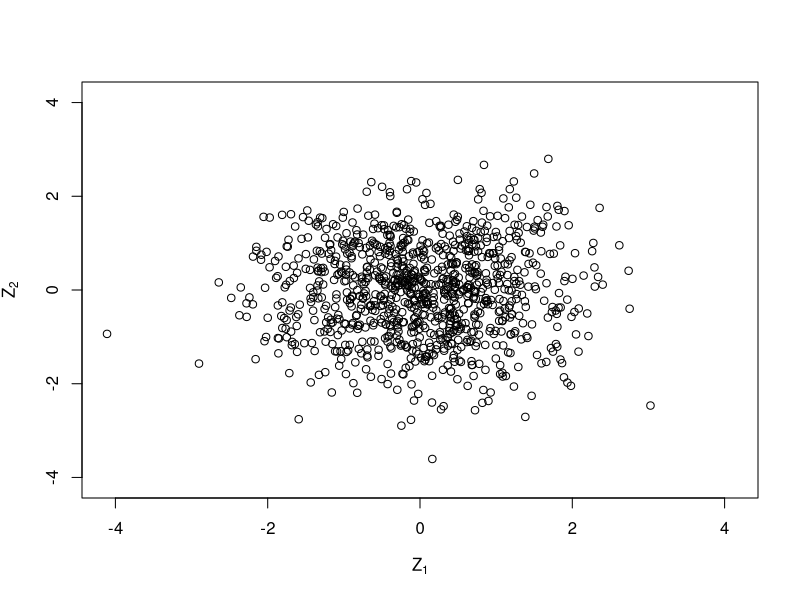
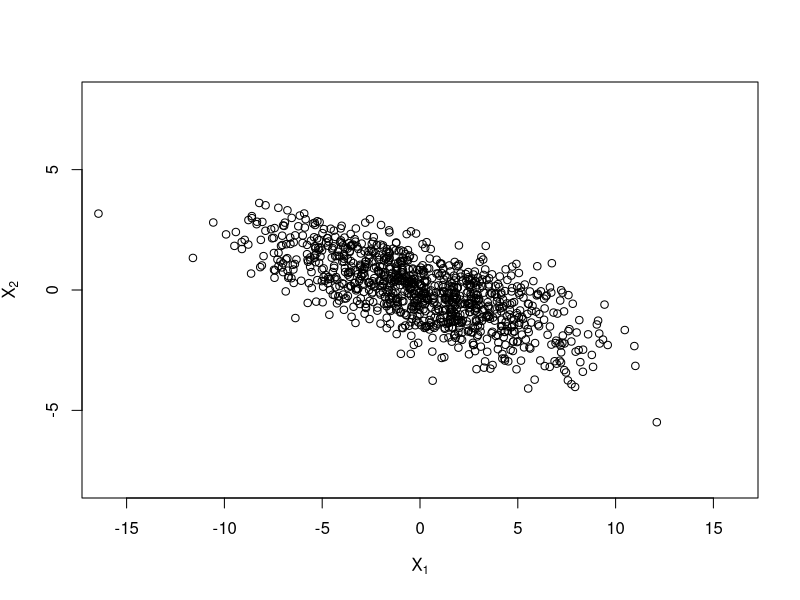
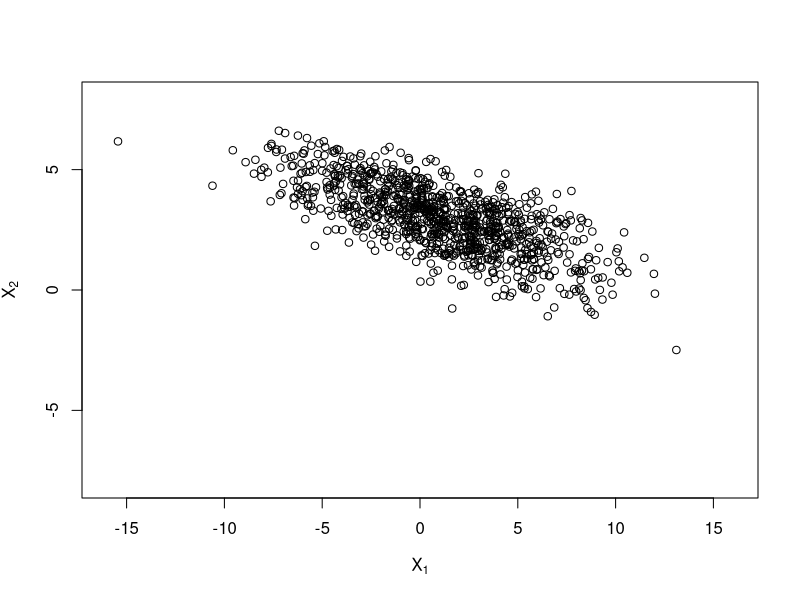
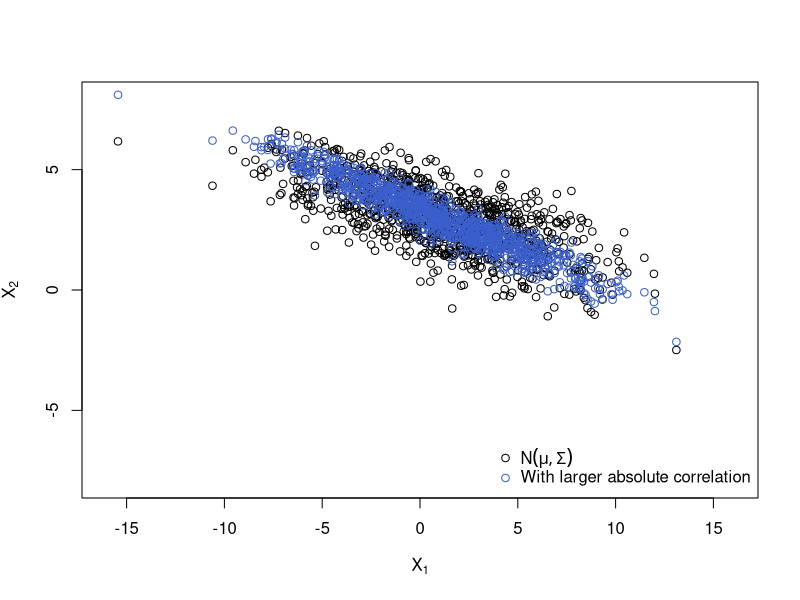
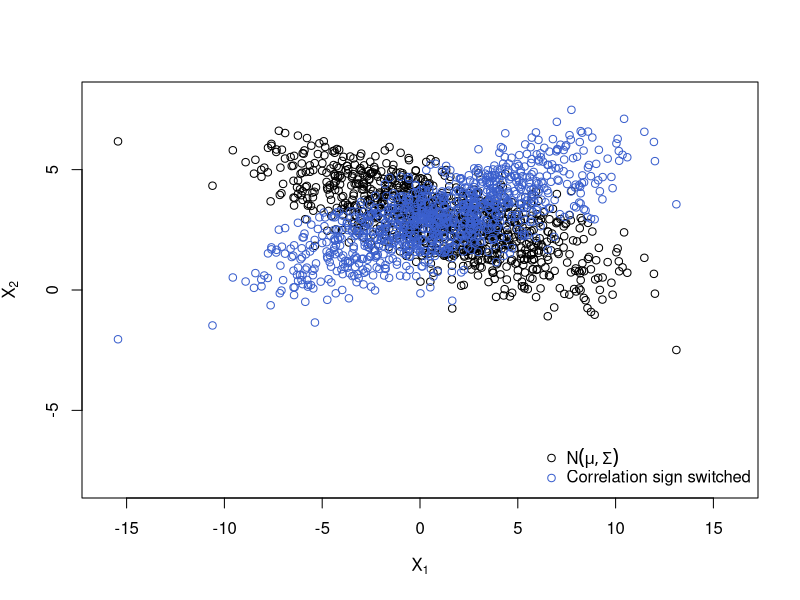
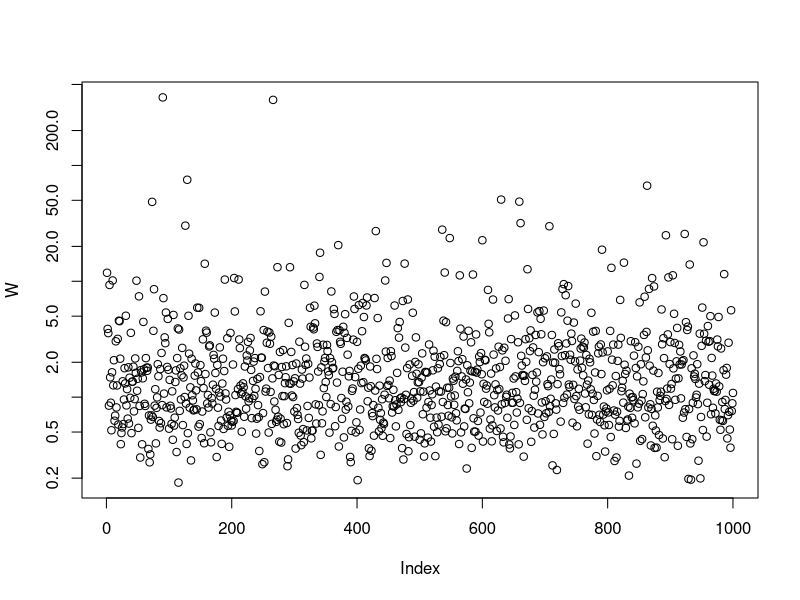
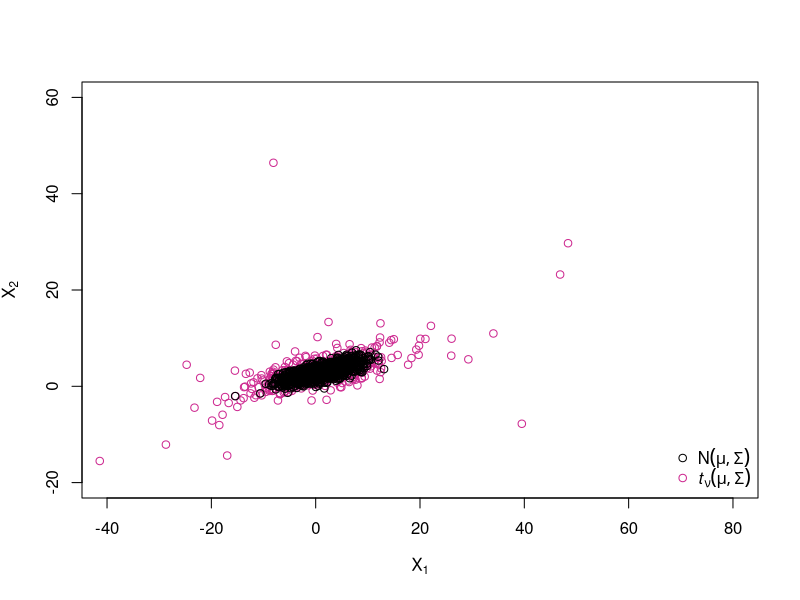
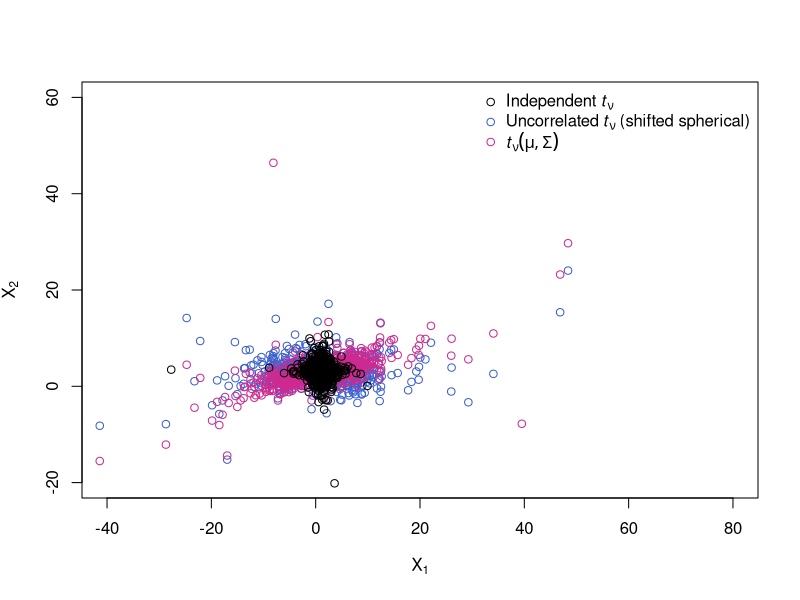

R code for these plots, in order:
## By Marius Hofert

## Understanding the construction of multivariate normal distributions,
## normal variance mixtures, elliptical distributions etc.
## Note: This is for educational purposes only; for several of the tasks
##       presented below, functions already exist in R packages.


### 1 Basic 'ingredients' ######################################################

## Building a covariance/correlation matrix

## Covariance matrix
L <- matrix(c( 4, 0,
              -1, 1), ncol = 2, byrow = TRUE) # Cholesky factor of the ...
(Sigma <- L %*% t(L)) # ... symmetric, positive definite (covariance) matrix Sigma

## Corresponding correlation matrix
P. <- outer(1:2, 1:2, Vectorize(function(r, c)
            Sigma[r,c]/(sqrt(Sigma[r,r])*sqrt(Sigma[c,c])))) # construct the corresponding correlation matrix
(P  <- cov2cor(Sigma)) # a more elegant solution, see the source of cov2cor()
stopifnot(all.equal(P., P))
## Another option would be as.matrix(Matrix::nearPD(Sigma, corr = TRUE, maxit = 1000)$mat)
## which works differently, though (by finding a correlation matrix close to the
## given matrix in the Frobenius norm) and thus gives a different answer.


## Decomposing a covariance/correlation matrix

## We frequently need to decompose a covariance matrix Sigma (or correlation
## matrix P) as Sigma = AA^T. To this end there are several possibilities.

## The Cholesky decomposition
A <- t(chol(Sigma)) # the Cholesky factor (lower triangular with real entries > 0)
stopifnot(all.equal(A, L), all.equal(A %*% t(A) , Sigma))

## Another decomposition of Sigma as A %*% t(A)
if(FALSE) {
    ## The eigendecomposition (or spectral decomposition)
    eig <- eigen(Sigma) # eigenvalues and eigenvectors
    V <- eig$vectors # matrix of eigenvectors
    Lambda <- diag(eig$values)
    stopifnot(all.equal(Sigma, V %*% Lambda %*% t(V))) # for real, symmetric matrices
    A. <- V %*% sqrt(Lambda) %*% t(V)
    Sigma. <- A. %*% t(A.)
    stopifnot(all.equal(Sigma, Sigma.))
    ## However, not that A and A. are different (A. is not a lower triangular matrix!)
    A-A.
}


### 2 Sampling from the multivariate normal distribution #######################

## Sampling Z (iid N(0,1))
n <- 1000 # sample size
d <- 2 # dimension
set.seed(271) # set a seed (for reproducibility)
Z <- matrix(rnorm(n*d), ncol = d) # sample iid N(0,1) random variates
mabs <- max(abs(Z))
lim <- c(-mabs, mabs)
plot(Z, xlim = lim, ylim = lim,
     xlab = expression(Z[1]), ylab = expression(Z[2]))

## Change the covariance matrix from identity to Sigma
X. <- t(A %*% t(Z)) # ~ N_d(0, Sigma)
xlim <- c(-16, 16)
ylim <- c(-8, 8)
plot(X., xlim = xlim, ylim = ylim,
     xlab = expression(X[1]), ylab = expression(X[2]))

## Use a shift to get X ~ N_d(mu, Sigma)
mu <- c(1, 3)
X.norm <- rep(mu, each = n) + X.
plot(X.norm, xlim = xlim, ylim = ylim,
     xlab = expression(X[1]), ylab = expression(X[2]))
## Think about why the rep() and why the t()'s above!
## See also Hofert (2013, "On Sampling from the Multivariate t Distribution")

## Plot (even smaller correlation (larger absolute correlation))
P. <- matrix(c(   1, -0.95,
               -0.95, 1), ncol = d, byrow = TRUE)
Sigma. <- outer(1:d, 1:d, Vectorize(function(r, c)
                P.[r,c] * (sqrt(Sigma[r,r])*sqrt(Sigma[c,c])))) # construct the corresponding Sigma
## Alternatively, change the off-diagonal entry of Sigma while making sure that
## |Sigma.[1,2]| <= sqrt(Sigma.[1,1]) * sqrt(Sigma.[2,2])
A. <- t(chol(Sigma.)) # new Cholesky factor
X.norm. <- rep(mu, each = n) + t(A. %*% t(Z)) # generate the sample
plot(rbind(X.norm, X.norm.), xlim = xlim, ylim = ylim,
     xlab = expression(X[1]), ylab = expression(X[2]),
     col = rep(c("black", "royalblue3"), each = n))
legend("bottomright", bty = "n", pch = c(1,1), col = c("black", "royalblue3"),
       legend = c(expression(N(mu,Sigma)),
                  expression("With larger absolute correlation")))

## Plot (switch sign of correlation)
Sigma. <- Sigma * matrix(c( 1, -1,
                           -1,  1), ncol = d, byrow = TRUE)
A. <- t(chol(Sigma.))
X.norm. <- rep(mu, each = n) + t(A. %*% t(Z))
plot(rbind(X.norm, X.norm.), xlim = xlim, ylim = ylim,
     xlab = expression(X[1]), ylab = expression(X[2]),
     col = rep(c("black", "royalblue3"), each = n))
legend("bottomright", bty = "n", pch = c(1,1), col = c("black", "royalblue3"),
       legend = c(expression(N(mu,Sigma)),
                  expression("Correlation sign switched")))

## Note: This has all been done based on the same Z (and we use the same below)!


### 3 Sampling from the multiv. t distribution (and other normal variance mixtures)

## We use the sample with positive correlation as starting point
X.norm <- X.norm.
A <- A.
Sigma <- A %*% t(A)


### 3.1 A sample from a multivariate t_nu distribution #########################

nu <- 3 # degrees of freedom
set.seed(314)
W <- 1/rgamma(n, shape = nu/2, rate = nu/2) # mixture variable for a multiv. t_nu distribution
plot(W, log = "y")
X.t <- rep(mu, each = n) + sqrt(W) * t(A %*% t(Z))
xlim <- c(-40, 80)
ylim <- c(-20, 60)
plot(rbind(X.t, X.norm), xlim = xlim, ylim = ylim,
     xlab = expression(X[1]), ylab = expression(X[2]),
     col = rep(c("maroon3", "black"), each = n))
legend("bottomright", bty = "n", pch = c(1,1), col = c("black", "maroon3"),
       legend = c(expression(N(mu,Sigma)),
                  expression(italic(t)[nu](mu,Sigma))))
## For more about sampling from the multivariate t distribution (especially
## what can go wrong!), see Hofert (2013, "On Sampling from the Multivariate t Distribution")


### 3.2 An *uncorrelated* multivariate t_nu distribution vs an independent one

A. <- sqrt(diag(diag(Sigma))) # Cholesky factor of the diagonal matrix containing the variances
X.t.uncor <- rep(mu, each = n) + sqrt(W) * t(A. %*% t(Z)) # uncorrelated t samples
X.t.ind   <- rep(mu, each = n) + matrix(rt(n*d, df = nu), ncol = d) # independent t samples
plot(rbind(X.t.uncor, # uncorrelated t; dependence only introduced by sqrt(W) => shifted spherical distribution
           X.t, # full t; dependence introduced by sqrt(W) *and* correlation
           X.t.ind), # independence
     xlim = xlim, ylim = ylim,
     xlab = expression(X[1]), ylab = expression(X[2]),
     col = rep(c("royalblue3", "maroon3", "black"), each = n))
legend("topright", bty = "n", pch = rep(1, 3), col = c("black", "royalblue3", "maroon3"),
       legend = c(expression("Independent"~italic(t)[nu]),
                  expression("Uncorrelated"~italic(t)[nu]~"(shifted spherical)"),
                  expression(italic(t)[nu](mu,Sigma))))
## => The uncorrelated (but not independent) samples show more mass in the joint
##    tails than the independent samples. The (neither uncorrelated nor independent)
##    t samples show the most mass in the joint tails.


### 3.3 A 2-point distribution for W (= two 'overlaid' multiv. normals) ########

## Let's change the distribution of W to a 2-point distribution with
## W = 1 with prob. 0.5 and W = 2 with prob. 0.5. What we will see are two 'overlaid'
## normal distributions (as each of W = 1 and W = 2 corresponds to one).
W <- 1 + rbinom(n, size = 1, prob = 0.5)
cols <- rep("royalblue3", n)
cols[W == 2] <- "maroon3"
X.Wbinom <- rep(mu, each = n) + sqrt(W) * t(A %*% t(Z))
plot(rbind(X.t, X.Wbinom), xlab = expression(X[1]), ylab = expression(X[2]),
     col = c(rep("black", n), cols))
legend("topright", bty = "n", pch = rep(1, 3), col = c("royalblue3", "maroon3", "black"),
       legend = c(expression(N(mu,W*Sigma)~"for W = 1"),
                  expression(N(mu,W*Sigma)~"for W = 2"),
                  expression(italic(t)[nu](mu,Sigma))))
## => With probability 0.5 we sample from a normal variance mixture with W = 1
##    and with probability 0.5 we sample from one with W = 2. By using a df for
##    W with infinite upper endpoint, we can reach further out in the tails than
##    with any multivariate normal distribution by overlaying normals
##    with different (unbounded) covariance matrices (and this is what is
##    creating heavier tails for the t distribution than the normal).


### 3.4 A normal *mean*-variance mixture #######################################

## Now let's also 'mix' the mean (replace mu by mu(W)), to get a normal
## mean-variance mixture; here: choosing between two different locations mu
## depending on W.
mu. <- t(sapply(W, function(w) mu + if(w == 1) 0 else c(15, 0)))
X.mean.var <- mu. + sqrt(W) * t(A %*% t(Z))
plot(rbind(X.Wbinom, X.mean.var), xlab = expression(X[1]), ylab = expression(X[2]),
     col = c(rep("black", n), cols))
legend("bottomright", bty = "n", pch = rep(1, 3), col = c("black", "royalblue3", "maroon3"),
       legend = c(expression(N(mu,W*Sigma)~"for W"%in%"{1,2}"),
                  "Mean-var. mixture for W = 1",
                  "Mean-var. mixture for W = 2"))
## => Not only do the red points show more variation, they *also* have a different
##    location; clearly, this (blue + red points as one sample) is not an
##    elliptical distribution anymore.


### 4 Sampling elliptical distributions ########################################

### 4.1 Sample from a multivariate t_nu via elliptical distributions ###########

## Sample from the uniform distribution on the unit sphere (spherical distribution)
set.seed(271)
Z <- matrix(rnorm(n*d), ncol = d)
S <- Z/sqrt(rowSums(Z^2)) # Z/||Z||
lim <- c(-1.3, 1.3)
par(pty = "s")
plot(S, xlim = lim, ylim = lim,
     xlab = expression(S[1]), ylab = expression(S[2]))

## Add scale (elliptical distribution) by computing X = RAS (= ARS)
rho <- 0.8 # correlation
P <- matrix(c(  1, rho,
              rho, 1), ncol = 2) # correlation matrix
A <- chol(P) # Cholesky factor (here: upper triangular matrix for efficiency reasons)
X. <- t(A %*% t(S)) # (n, d) matrix
par(pty = "s")
plot(X., xlim = lim, ylim = lim,
     xlab = expression(X[1]), ylab = expression(X[2]))

## Add radial part of a t_nu distribution (spherical distribution)
nu <- 5
R <- sqrt(d*rf(n, df1 = d, df2 = nu))
X.. <- R*X.
ran <- c(min(X.., -max(X..)), max(X.., -min(X..)))
par(pty = "s")
plot(X.., xlim = ran, ylim = ran, xlab = expression(X[1]), ylab = expression(X[2]))

## Add location (elliptical distribution) by computing X = mu + RAS
mu <- c(ran[2]-max(X..[,1]), ran[2]-max(X..[,2])) # push sample towards the upper right corner
X <- rep(mu, each = n) + X..
par(pty = "s")
plot(X, xlim = ran, ylim = ran, xlab = expression(X[1]), ylab = expression(X[2]))


### 4.2 A 2-point distribution for R ###########################################

R <- 1 + rbinom(n, size = 1, prob = 2/3) # prob. 2/3 to be 2
cols <- rep("royalblue3", n)
cols[R == 2] <- "maroon3" # prob. 2/3
X <- rep(mu, each = n) + t(A %*% t(R*S)) # same mu, A, S
par(pty = "s")
plot(X, xlab = expression(X[1]), ylab = expression(X[2]), col = cols)
legend("bottomright", bty = "n", pch = c(1,1), col = c("royalblue3", "maroon3"),
       legend = c("Elliptical for R = 1", "Elliptical for R = 2"))
## ... in other words, the radial part R scales each point on the ellipse AS
## to lie on another ellipse. For continuously distributed R, these ellipses
## are all overlaid (and thus not visible anymore), but for discrete R, we
## may see them (here: two ellipses).
